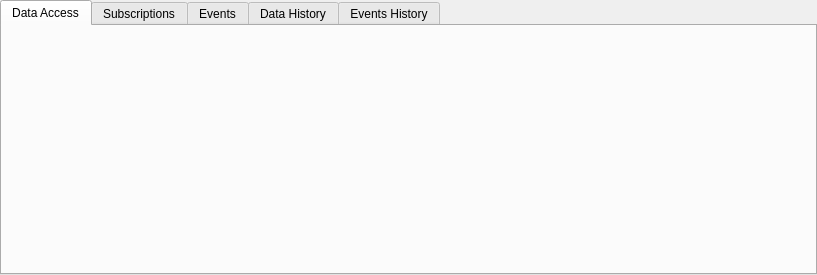
<?xml version="1.0" encoding="UTF-8"?>
<ui version="4.0">
 <class>DataView</class>
 <widget class="QWidget" name="DataView">
  <property name="geometry">
   <rect>
    <x>0</x>
    <y>0</y>
    <width>817</width>
    <height>275</height>
   </rect>
  </property>
  <layout class="QVBoxLayout" name="verticalLayout">
   <property name="leftMargin">
    <number>0</number>
   </property>
   <property name="topMargin">
    <number>0</number>
   </property>
   <property name="rightMargin">
    <number>0</number>
   </property>
   <property name="bottomMargin">
    <number>0</number>
   </property>
   <item>
    <widget class="QTabWidget" name="mainTabs">
     <property name="currentIndex">
      <number>0</number>
     </property>
     <widget class="DataAccessWidget" name="dataAccessWidget">
      <attribute name="title">
       <string>Data Access</string>
      </attribute>
     </widget>
     <widget class="SubscriptionsWidget" name="subscriptionsWidget">
      <attribute name="title">
       <string>Subscriptions</string>
      </attribute>
     </widget>
     <widget class="EventsWidget" name="eventsWidget">
      <attribute name="title">
       <string>Events</string>
      </attribute>
     </widget>
      <widget class="DataHistoryWidget" name="dataHistoryWidget">
       <attribute name="title">
        <string>Data History</string>
       </attribute>
      </widget>
      <widget class="EventsHistoryWidget" name="eventsHistoryWidget">
       <attribute name="title">
        <string>Events History</string>
       </attribute>
      </widget>
     </widget>
   </item>
  </layout>
 </widget>
 <customwidgets>
  <customwidget>
   <class>DataAccessWidget</class>
   <extends>QWidget</extends>
   <header>widgets/dataaccesswidget.h</header>
   <container>1</container>
  </customwidget>
  <customwidget>
   <class>SubscriptionsWidget</class>
   <extends>QWidget</extends>
   <header>widgets/subscriptionswidget.h</header>
   <container>1</container>
  </customwidget>
  <customwidget>
   <class>EventsWidget</class>
   <extends>QWidget</extends>
   <header>widgets/eventswidget.h</header>
   <container>1</container>
  </customwidget>
   <customwidget>
    <class>DataHistoryWidget</class>
    <extends>QWidget</extends>
    <header>widgets/datahistorywidget.h</header>
    <container>1</container>
   </customwidget>
   <customwidget>
    <class>EventsHistoryWidget</class>
    <extends>QWidget</extends>
    <header>widgets/eventshistorywidget.h</header>
    <container>1</container>
   </customwidget>
  </customwidgets>
 <resources/>
 <connections/>
</ui>
